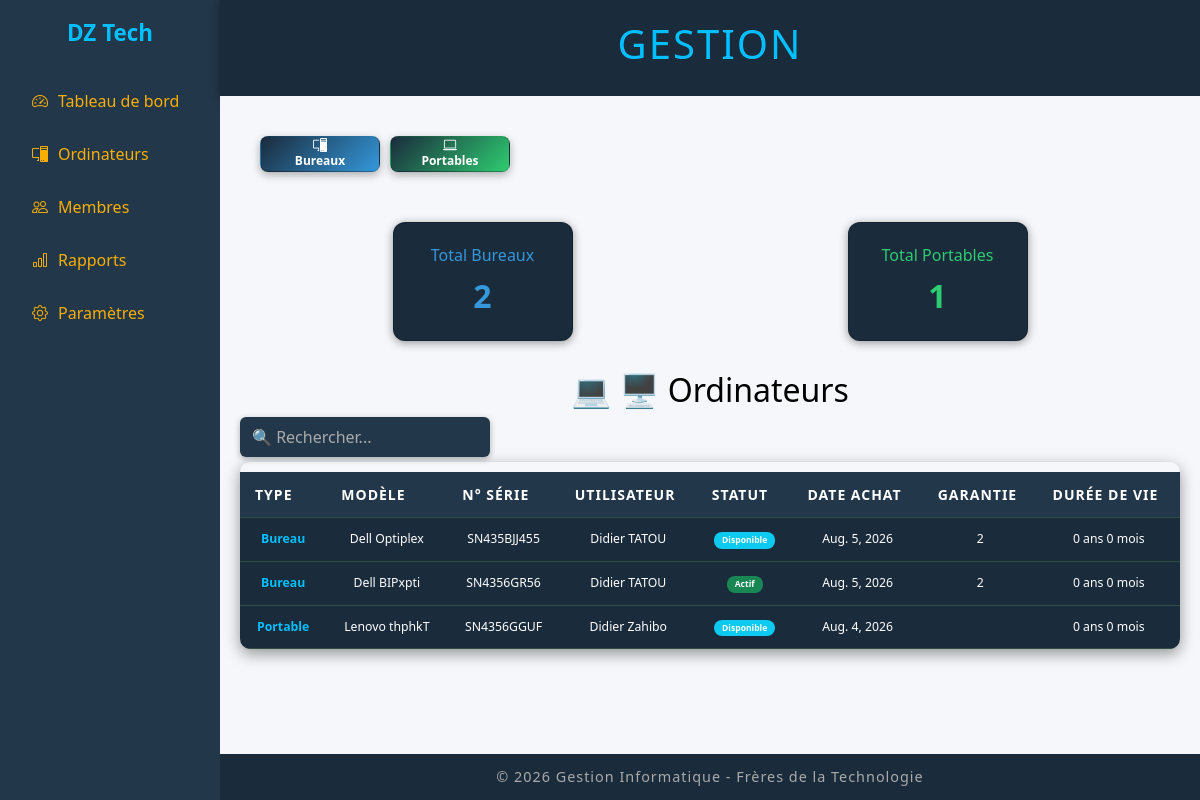
The app's page /ordinateurs with its own data.
### ordi/models.py (models this page shows, shortened)
class Ordinateur(models.Model):
    TYPE_CHOICES = [
        ("Bureau", "Bureau"),
        ("Portable", "Portable"),
    ]
    type = models.CharField(max_length=20, choices=TYPE_CHOICES)
    modele = models.CharField(max_length=100)
    designation = models.CharField(max_length=100)
    numero = models.CharField(max_length=100, unique=True)
    utilisateur = models.ForeignKey(Employe, on_delete=models.SET_NULL, null=True, blank=True)
    statut = models.CharField(max_length=50, choices=[
        ("Actif", "Actif"),
        ("Disponible", "Disponible"),
        ("En maintenance", "En maintenance"),
        ("Hord service", "Hord service"),
    ])
    date_achat = models.DateField(null=True, blank=True)
    garantie = models.CharField(max_length=50, null=True, blank=True)
    @property
    def duree_vie(self):
        if self.date_achat:
            delta = date.today() - self.date_achat
            annees = delta.days // 365
            mois = (delta.days % 365) // 30
            return f"{annees} ans {mois} mois"
        return "-"

class Employe(models.Model):
    prenom = models.CharField(max_length=100)
    nom = models.CharField(max_length=100)
    email = models.EmailField(unique=True)
    poste = models.CharField(max_length=100)
    statut = models.CharField(max_length=50, default="Actif")
    date_embauche = models.DateField(default=date.today)
    def __str__(self):
        return f"{self.prenom} {self.nom}"

### ordi/views.py (the view)
# urls.py: path("ordinateurs", views.ordinateurs, name='ordinateurs'),
def ordinateurs(request):
    pcs = Ordinateur.objects.all()
    bureaux = Ordinateur.objects.filter(type="Bureau")
    portables = Ordinateur.objects.filter(type="Portable")
    context = {
        "pcs": pcs,
        "bureaux": bureaux,
        "portables": portables,
    }
    return render(request, "ordinateurs.html", context)

### gesionordi/templates/ordinateurs.html (shortened to what this page needs)
{% extends "base.html" %}
{% block content %}
<section class="cards-row small">
  <div class="cards small">
    <div class="card blue bi bi-pc-display">
      <a href="{% url 'bureau' %}">Bureaux</a>
    </div>
    <div class="card green bi bi-laptop">
      <a href="{% url 'portable' %}">Portables</a>
    </div>
  </div>
</section>
<section class="cards">
  <div class="card blue">Total Bureaux<br><span>{{ bureaux|length }}</span></div>
  <div class="card green">Total Portables<br><span>{{ portables|length }}</span></div>
</section>
<h2 style="text-align: center">💻 🖥️ Ordinateurs</h2>
<section class="cards-row">
  <input type="text" id="searchPortable" placeholder="🔍 Rechercher..." class="search-input">
</section>
<div class="table-wrapper">
  <table id="portableTable">
    <thead>
      <tr class="small">
       <th>Type</th><th>Modèle</th><th>N° Série</th><th>Utilisateur</th><th>Statut</th><th>Date Achat</th><th>Garantie</th><th>Durée de Vie</th>
    </tr>
    </thead>
   <tbody>
    {% for pc in pcs %}
    <tr class="small">
      <td style="text-align: center;"class="small">{{ pc.type }}</td>
      <td style="text-align: center;"class="small">{{ pc.modele }}</td>
      <td style="text-align: center;"class="small">{{ pc.numero }}</td>
      <td style="text-align: center;"class="small">{{ pc.utilisateur }}</td>
      <td style="text-align: center;"class="small">
            {% if pc.statut == "Actif" %}
              <span class="badge bg-success">Actif</span>
            {% elif pc.statut == "Disponible" %}
              <span class="badge bg-info">Disponible</span>
            {% elif pc.statut == "En maintenance" %}
              <span class="badge bg-danger">En maintenance</span>
            {% else %}
              <span class="badge bg-secondary">{{ pc.statut }}</span>
            {% endif %}
      </td>
      <td style="text-align: center;" class="small">{{ pc.date_achat }}</td>
      <td style="text-align: center;"class="small">{{ pc.garantie }}</td>
      <td style="text-align: center;"class="small">{{ pc.duree_vie }}</td>
    </tr>
    {% endfor %}
  </tbody>
  </table>
</div>
{% endblock %}

### static/style.css (style rules this page uses)
body { background: linear-gradient(135deg, #0f1e2e, #1a2b3c); color: #fff; height: 100vh; font-family: "Segoe UI", sans-serif; margin: 0; padding: 0; }
.cards { display: flex; flex-wrap: wrap; justify-content: space-around; margin: 20px; }
.card { background: #1a2b3c; border-radius: 12px; padding: 20px; text-align: center; width: 20%; margin-bottom: 10px; box-shadow: 0 2px 10px rgba(0,0,0,0.4); transition: transform 0.3s ease, box-shadow 0.3s ease; }
.card span { display: block; font-size: 2em; margin-top: 5px; font-weight: bold; }
.blue { color: #3498db; }
.green { color: #2ecc71; }
table { width: 100%; color: #fff; border-collapse: collapse; margin-top: 10px; }
th, td { padding: 10px; text-align: left; border-bottom: 1px solid #2f3e4f; }
.table-wrapper { flex: 1; width: 100%; max-height: calc(100vh - 250px); overflow-y: auto; overflow-x: auto; margin-top: 0px; border-radius: 10px; box-shadow: 0 5px 15px rgba(0,0,0,0.4); }
table { width: 100%; border-collapse: collapse; background: #1a2b3c; }
thead { background: #23374a; color: #00bfff; text-transform: uppercase; letter-spacing: 1px; }
th, td { padding: 12px 15px; text-align: left; color: #fff; border-bottom: 1px solid #2f4f45; transition: all 0.3s ease; }
tbody tr { transition: transform 0.2s ease, background 0.3s ease; }
tbody td:first-child { font-weight: bold; color: #00bfff; }
.cards-row { display: flex; justify-content: space-between; align-items: center; margin-bottom: 2px; }
.cards { display: flex; gap: 10px; }
.search-input { width: 250px; padding: 8px 12px; border-radius: 6px; border: none; outline: none; background: #23374a; color: #fff; box-shadow: 0 2px 6px rgba(0,0,0,0.3); }
.search-input::placeholder { color: #aaa; }
.cards-row .card { width: 120px; min-width: 100px; text-align: center; border-radius: 8px; padding: 1px; box-shadow: 0 3px 8px rgba(0,0,0,0.3); transition: transform 0.3s ease, background 0.3s ease; font-size: 14px; }
.cards-row .blue { background: linear-gradient(135deg, #1a2b3c, #3498db); color: #fff; }
.cards-row .green { background: linear-gradient(135deg, #1a2b3c, #2ecc71); color: #fff; }
.cards-row .card a { color: #ffffff; font-size: 12px; font-weight: bold; text-decoration: none; margin-top: 0px; transition: color 0.3s ease; }
.table-wrapper { flex: 1; width: 100%; max-height: calc(100vh - 250px); overflow-y: auto; overflow-x: auto; margin-top: 5px; border-radius: 10px; box-shadow: 0 5px 15px rgba(0,0,0,0.4); }
.badge { font-size: 0.7em; padding: 4px 8px; border-radius: 8px; }

### records on screen
Ordinateur: type "Bureau", modele "Dell Optiplex", numero "SN435BJJ455", utilisateur "Didier TATOU", statut "Disponible", date_achat "Aug. 5, 2026", garantie "2", duree_vie "0 ans 0 mois"
Ordinateur: type "Bureau", modele "Dell BIPxpti", numero "SN4356GR56", utilisateur "Didier TATOU", statut "Actif", date_achat "Aug. 5, 2026", garantie "2", duree_vie "0 ans 0 mois"
Ordinateur: type "Portable", modele "Lenovo thphkT", numero "SN4356GGUF", utilisateur "Didier Zahibo", statut "Disponible", date_achat "Aug. 4, 2026", duree_vie "0 ans 0 mois"

### other values on screen
{{ bureaux|length }} "2"
{{ portables|length }} "1"
